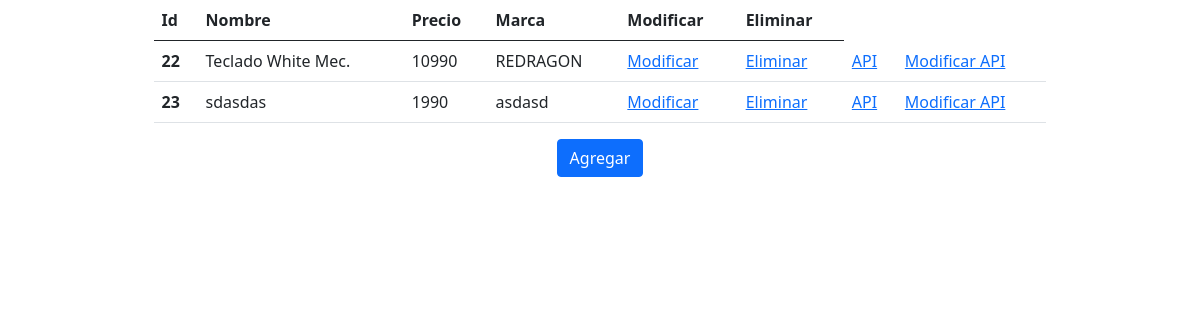
The app's page /listar-producto with its own data.
### productos/models.py (models this page shows, shortened)
class Producto(models.Model):
    idpro = models.AutoField(primary_key=True,verbose_name='ID')
    nombre = models.CharField(max_length=20, verbose_name='Nombre')
    precio = models.IntegerField(verbose_name='Precio')
    img = models.ImageField(upload_to = 'fotoproducto/', null=True)
    marca = models.CharField(max_length=20,null=True, blank=True, verbose_name='Marca')
    tipo = models.ForeignKey(TipoProducto,null=True, on_delete=models.CASCADE)

### productos/views.py (the view)
def listar_producto(request):
    producto = Producto.objects.all()
    datos = {
        'productos':producto,
    }
    return render(request, 'productos/lista_producto.html', datos)

### productos/templates/productos/lista_producto.html (shortened to what this page needs)
{%load static%}
<!DOCTYPE html>
<html lang="en">
<head>
    <link href="https://cdn.jsdelivr.net/npm/bootstrap@5.0.2/dist/css/bootstrap.min.css" rel="stylesheet">
    <link href="https://cdn.jsdelivr.net/npm/remixicon@2.5.0/fonts/remixicon.css" rel="stylesheet">
    <link rel="stylesheet" href="{% static 'productos/css/estilo-listar.css'%}">
</head>
<body>
    <div class="container d-flex justify-content-center">
        <table class="table">
            <thead>
            <tr>
                <th scope="col">Id</th>
                <th scope="col">Nombre</th>
                <th scope="col">Precio</th>
                <th scope="col">Marca</th>
                <th scope="col">Modificar</th>
                <th scope="col">Eliminar</th>
            </tr>
            </thead>
            <tbody>
                {%for prod in productos%}
            <tr>
                <th scope="row">{{prod.idpro}}</th>
                <td>{{prod.nombre}}</td>
                <td>{{prod.precio}}</td>
                <td>{{prod.marca}}</td>
                <td><a href="{% url 'Modificar' prod.idpro %}">Modificar</a></td>
                <td><a href="{% url 'Eliminar' prod.idpro %}">Eliminar</a></td>
                <td><a href="{% url 'lista_prod' %}">API</a></td>
                <td><a href="{% url 'detalle_prod' prod.idpro %}">Modificar API</a></td>
            </tr>
                {%endfor%}
            </tbody>
        </table>
    </div>
    <div class="botones d-flex justify-content-center align-content-center">
        <a class="btn btn-primary" href="{% url 'Subir-Foto' %}" role="button">Agregar</a>
    </div>
</body>
</html>

### productos/static/productos/css/estilo-listar.css (style rules this page uses)
.table { width: 80%; }
.botones { font-size: 30px; }

### records on screen
Producto: idpro "22", nombre "Teclado White Mec.", precio "10990", marca "REDRAGON"
Producto: idpro "23", nombre "sdasdas", precio "1990", marca "asdasd"
